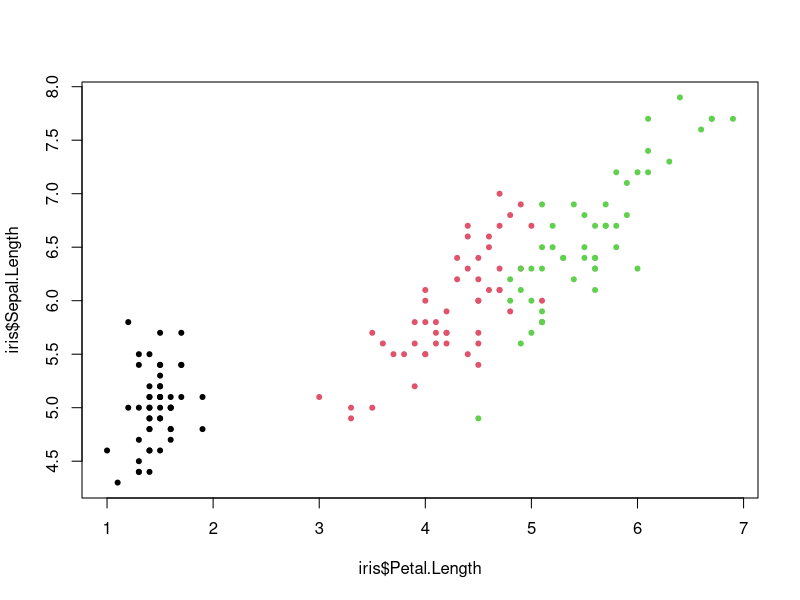
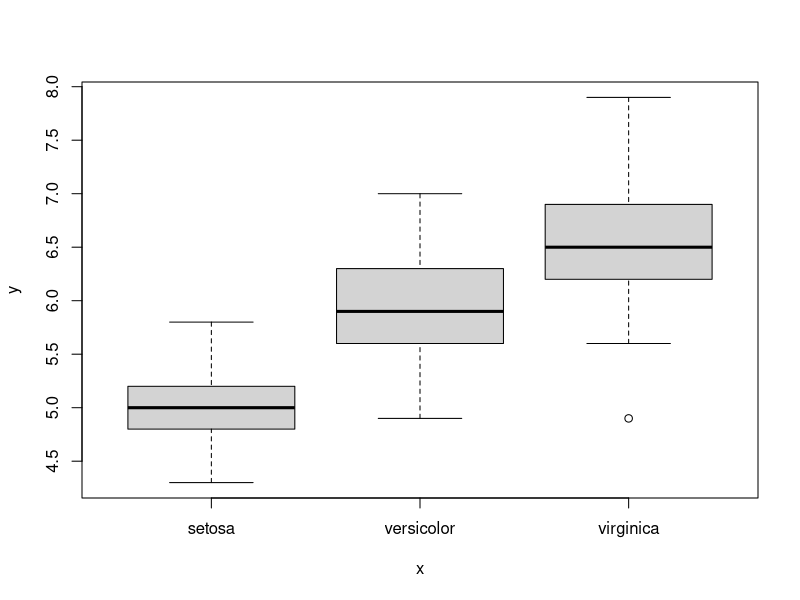
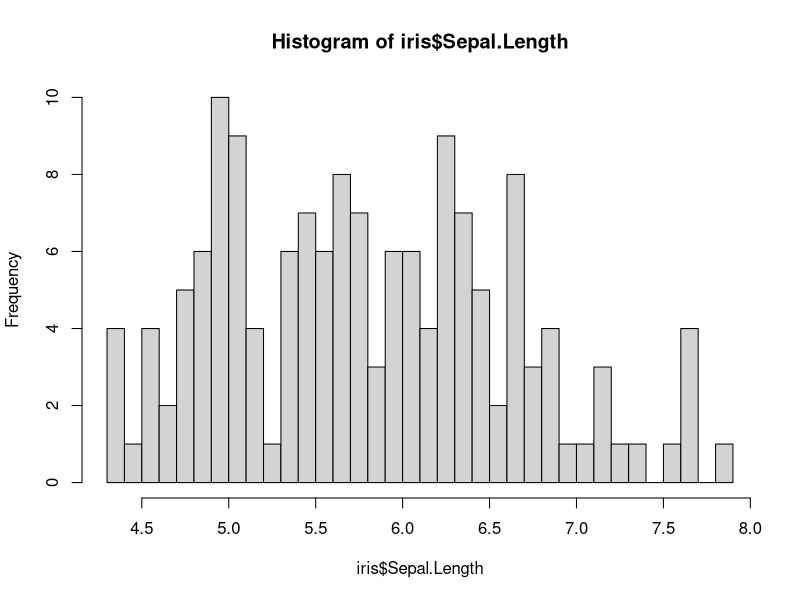
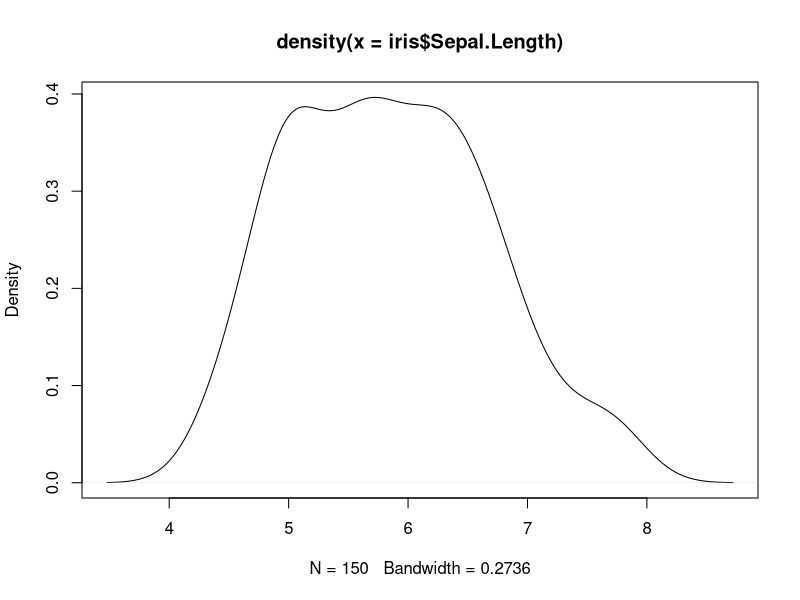

The R script that drew these images, in order:
library(tidyverse)

data("iris")

glimpse(iris)

plot(iris$Petal.Length, iris$Sepal.Length, col = iris$Species, pch = 20)

summary(iris)

plot(iris$Species, iris$Sepal.Length)

hist(iris$Sepal.Length, breaks=30)
density(iris$Sepal.Length)

plot(density(iris$Sepal.Length))
